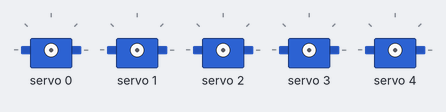
Simulated run of this sketch. Board: ESP32. On the bench: 5 × servo.

Above: at 0.05 s.
At 0.75 s:
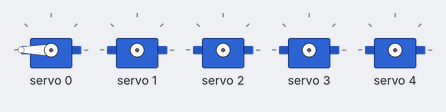
At 1.45 s:
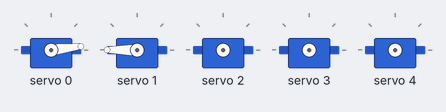
At 2.85 s:
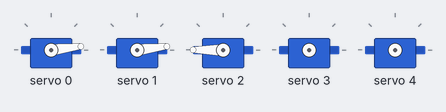
At 4.25 s:
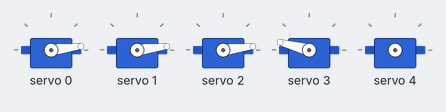
At 5.7 s:
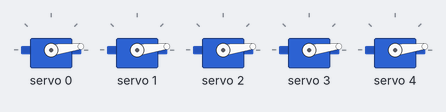
Timing chart, 0 to 7.4 s (numbered marks = the images above):
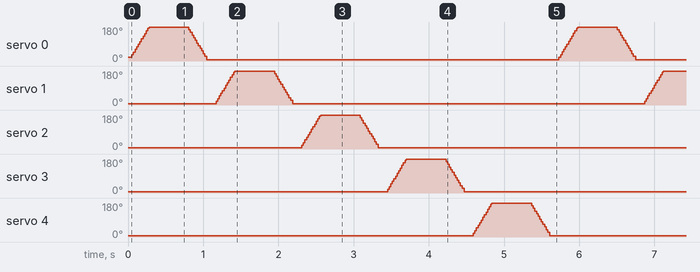

The sketch:

servoMotor.ino
```cpp
#include <dummy.h>

#include <WiFi.h>
#include <WiFiClient.h>
#include <WiFiServer.h>
#include <WiFiUdp.h>

#include <Wire.h>
#include <Adafruit_PWMServoDriver.h>

Adafruit_PWMServoDriver myServo = Adafruit_PWMServoDriver();

#define SERVOMIN 150
#define SERVOMAX 600

uint8_t servonum = 0;
uint8_t numberOfServos = 5;

void setup() {
  Serial.begin(115200);
  myServo.begin();
  myServo.setPWMFreq(60);
  delay(10);
}

void loop() {
  for (uint16_t pulselen = SERVOMIN; pulselen < SERVOMAX; pulselen++){
    myServo.setPWM(servonum, 0, pulselen);
  }
  delay(500);
  for (uint16_t pulselen = SERVOMAX; pulselen > SERVOMIN; pulselen--){
    myServo.setPWM(servonum, 0, pulselen);
  }
  delay(100);

  servonum ++;
  if (servonum > numberOfServos-1)
     servonum = 0;
}
```
